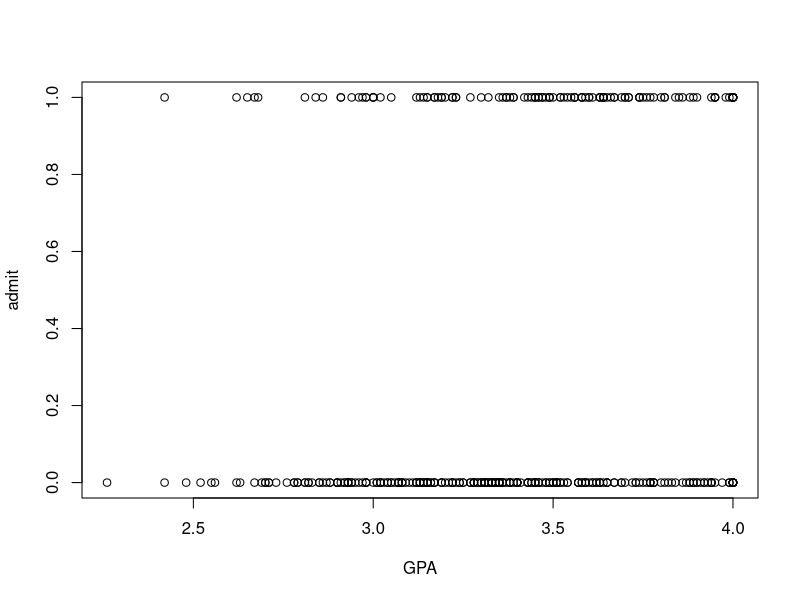
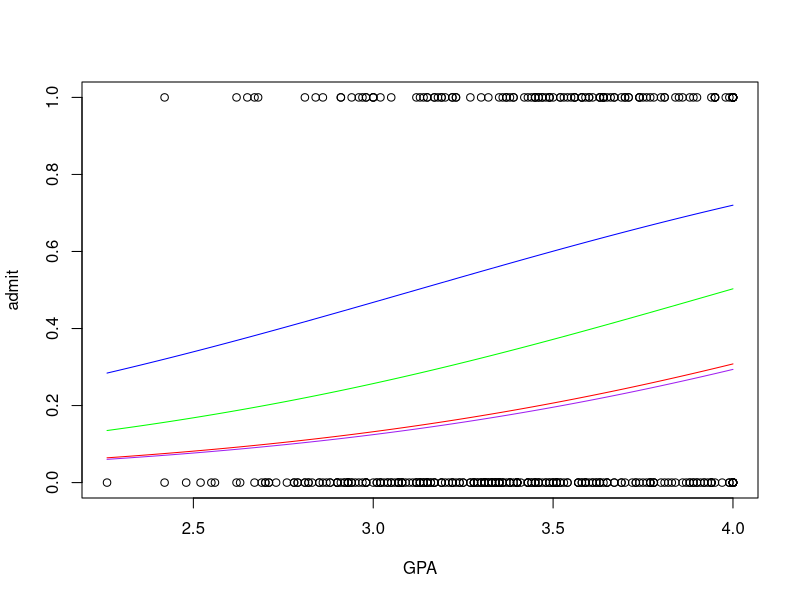
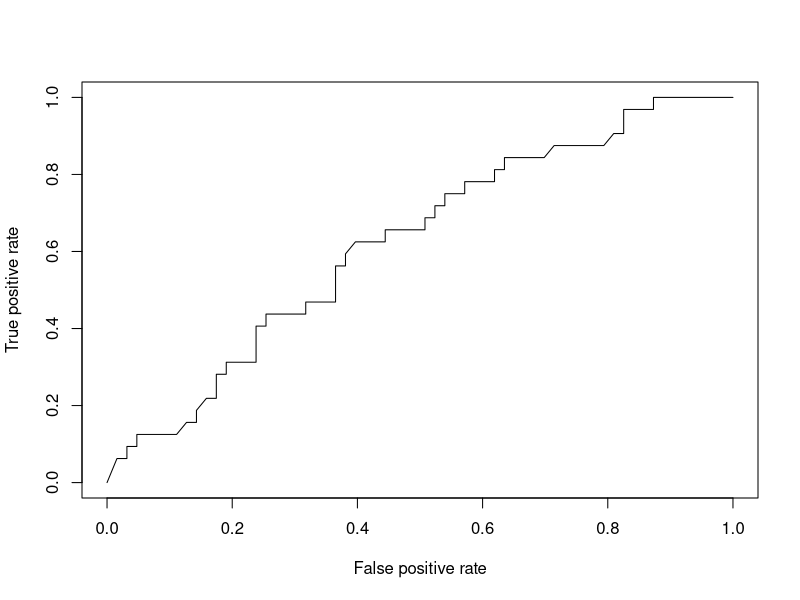

Source code (R) for these figures, in order:
# Week 3
#
# Exercise 3
#
library(dplyr)
library(car)
library(lmtest)
library(pROC)
library(ROCR)
library(lubridate)
library(pscl)

data <- read.csv("admission.csv")
attach(data)
#
#
# a.
plot(GPA, admit)
#
# b.
#
set.seed(1)
id <- sample(c(1,2), size=nrow(data), replace=TRUE, prob=c(.75,.25))
train <- data[id==1, ]
test <- data[id==2, ]
#
# c.
#
model1 <- glm(admit~GPA+as.factor(rank), family=binomial, data=train)
summary(model1)
#
# d.
#
GPArange <- seq(from = min(GPA), to = max(GPA), by = 0.01)

logits_rank1 <- model1$coefficients[1]+model1$coefficients[2]*GPArange
logits_rank2 <- model1$coefficients[1]+model1$coefficients[2]*GPArange + model1$coefficients[3]
logits_rank3 <- model1$coefficients[1]+model1$coefficients[2]*GPArange + model1$coefficients[4]
logits_rank4 <- model1$coefficients[1]+model1$coefficients[2]*GPArange + model1$coefficients[5]

probs_rank1 <- exp(logits_rank1)/(1+exp(logits_rank1))
probs_rank2 <- exp(logits_rank2)/(1+exp(logits_rank2))
probs_rank3 <- exp(logits_rank3)/(1+exp(logits_rank3))
probs_rank4 <- exp(logits_rank4)/(1+exp(logits_rank4))

plot(GPA, admit)
lines(GPArange, probs_rank1, col="blue")
lines(GPArange, probs_rank2, col="green")
lines(GPArange, probs_rank3, col="red")
lines(GPArange, probs_rank4, col="purple")
#
# e.
#
pred <- predict(model1, type="response", newdata = test)
pred.bin <- ifelse(pred >= 0.5, 1, 0)
accuracy <- table(pred.bin, test[, "admit"])
sum(diag(accuracy))/sum(accuracy)

pR2(model1)
#
# f.
#
prediction <- prediction(pred, test$admit)
perf <- performance(prediction, measure="tpr", x.measure="fpr")
plot(perf)

auc <- performance(prediction,measure="auc")
auc <- auc@y.values[1]
auc

model2 <- glm(admit~as.factor(rank), family=binomial, data=train)
model3 <- glm(admit~GPA, family=binomial, data=train)

lrtest(model1, model2)
lrtest(model1, model3)

detach(data)
